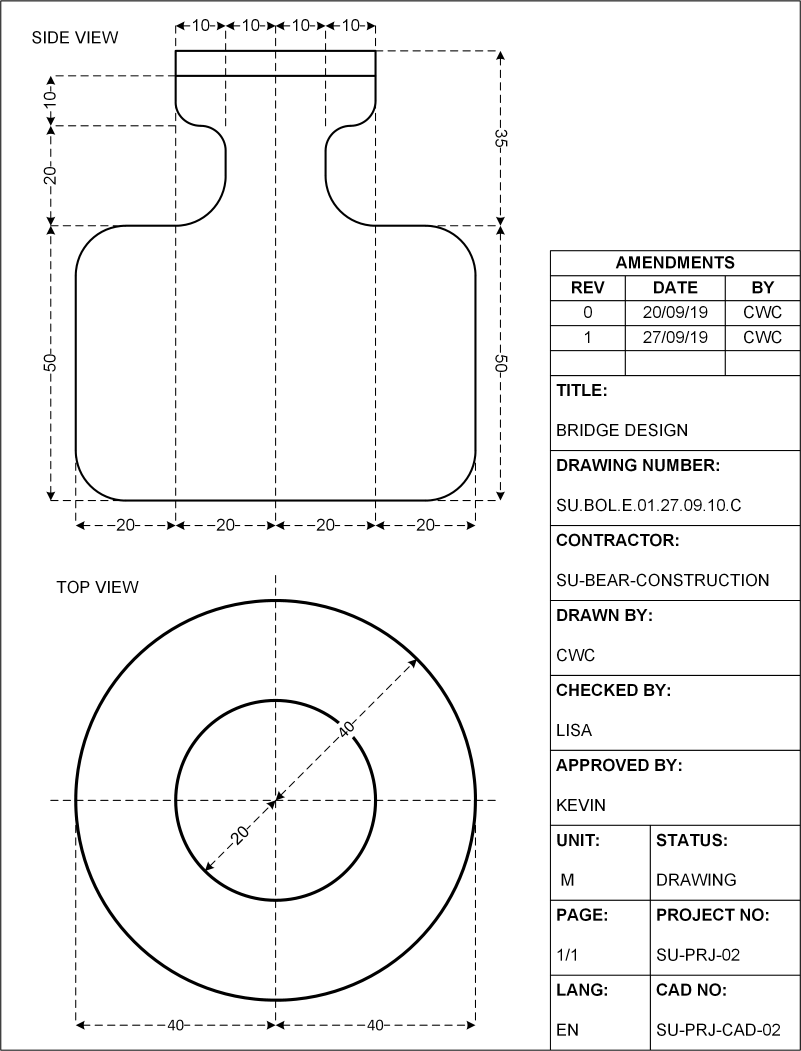
#> input picture dataset/01.png, 2403 x 3153 px (shown at 1/3 size)
$ python program.py
#> lines starting #> are read from the running program, lines starting #| are printed output that depends on the picture; after the words box and inside, x2 and y2 are one past the last pixel; in counts of white or black regions, pixels touching at a corner belong together
### requirement1.py
# CSC2014: Digital Imaging Processing
# Coursework / Assignment 2021
# Group Members:
# 1. Marcus Wong Ke Lun 18126672
# 2. Ko Jia Xin 17102674
# 3. Seow Yee Ying 18047449
# 4. Thum Yong Jie 19023233

import pytesseract as tess
import cv2
import numpy as np
from openpyxl import Workbook
from openpyxl import load_workbook

tess.pytesseract.tesseract_cmd = r'C:\Program Files\Tesseract-OCR\tesseract.exe'

def execute():

    #loop through all 20 image
    for n in range(1,21):
        if n < 10:
            img_num = str(0) + str(n)
        else:
            img_num = str(n)

        #read image
        img_number = "dataset/" + img_num + ".png"
        img_extra = cv2.imread(img_number, cv2.IMREAD_GRAYSCALE)
#> img_extra is the input picture: shape (3153, 2403); min 0, max 255, mean 244

        #convert image to grayscale
        thresh = 128
        img = cv2.threshold(img_extra, thresh, 255, cv2.THRESH_BINARY)[1]

        #get the height and width of image
        hImg,wImg = img.shape

        #function to calculate midpoint
        # [12 lines left out: functions calcMidpoint, calcLength, not called in this run]

        #turn the data into text, loop through all data and find the distance between 'NUMBER' text and
        #also each data in the list and save them into a list
        def dataToText(img) :
            boxes = tess.image_to_data(img)
            distance = 0
            distance_list = []
            item_list = []
            for x,b in enumerate(boxes.splitlines()):
                if x != 0:
                    b = b.split()
                    if len(b) == 12:
                        x,y,w,h = int(b[6]),int(b[7]),int(b[8]),int(b[9])
                        cv2.rectangle(img,(x,y),(w+x,h+y),(0,0,255),3)
                        cv2.putText(img,b[11],(x,y),cv2.FONT_HERSHEY_COMPLEX,1,(50,50,255),2)
                        if ((b[11] == 'NUMBER:') or (b[11] == 'NO.:') or (b[11] == 'NO.::') or (b[11] == 'NO:')):
                            startPt = [x,y]
                            endPt = [w+x,y+h]
                            for x,b in enumerate(boxes.splitlines()):
                                    if x != 0:
                                        b = b.split()
                                        if ((len(b) == 12) and ((b[11] != 'NUMBER:') or (b[11] != 'NO.:') or (b[11] != 'NO.::') or (b[11] == 'NO:')) and ((b[11] != 'DRAWING:') or (b[11] != 'DRAWING') or (b[11] != '|DRAWING'))):
                                            x_a,y_a,w_a,h_a = int(b[6]),int(b[7]),int(b[8]),int(b[9])
                                            startPt_a = [x_a, y_a]
                                            endPt_a = [x_a + w_a, y_a + h_a]
                                            mp = calcMidpoint(startPt, endPt)
                                            mp_a = calcMidpoint(startPt_a, endPt_a)
                                            distance = calcLength(mp,mp_a)
                                            if (distance > 0):
                                                item_list.append(b[11])
                                                distance_list.append(distance)
            return distance_list, item_list

        #make the text more readable
        def morphText(img,it1,it2) :
#> called with it1 = 3, it2 = 2
            sE = np.array([ [0,1,0],[1,1,1],[0,1,0] ])
            sE = sE.astype(np.uint8)
            rSE = np.rot90(sE,2)
            img = cv2.erode(img,rSE,iterations=it1)
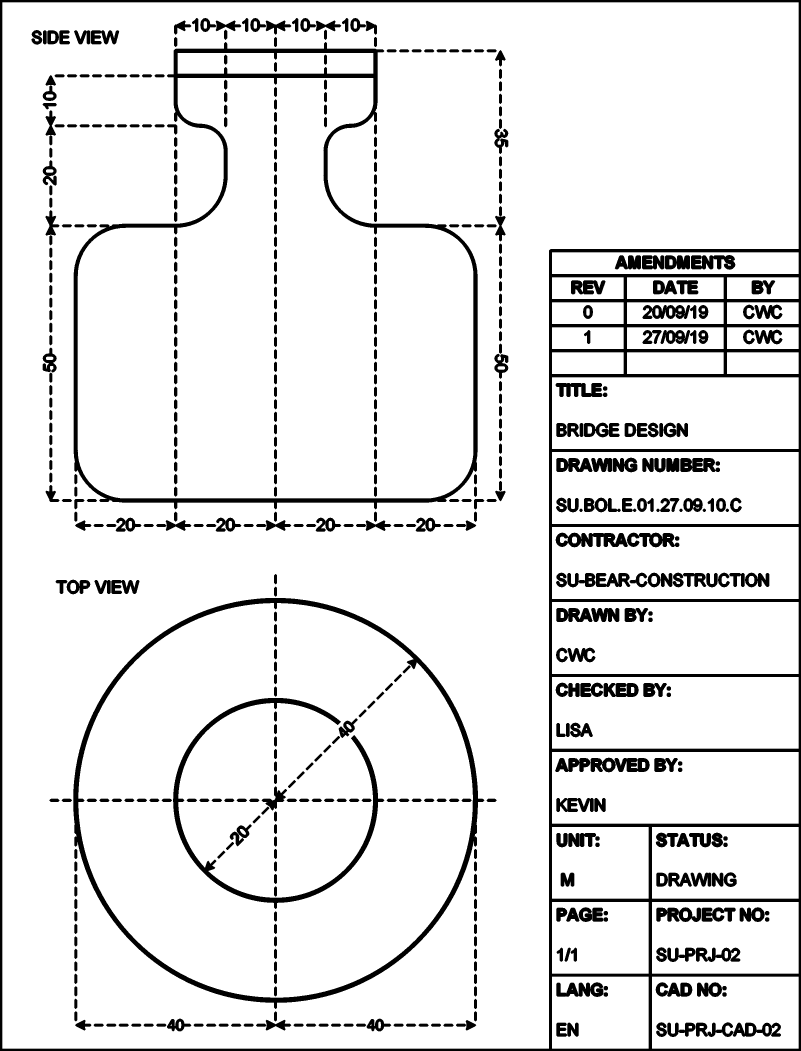
#> img: shape (3153, 2403) (shown at 1/3 size); 90.4% white; 558 black regions, largest, box (x1, y1, x2, y2) and area: (0, 0, 2403, 3153) 210728, (221, 126, 1433, 1528) 75291, (220, 1794, 1453, 3027) 57565
            img = cv2.dilate(img,rSE,iterations=it2)
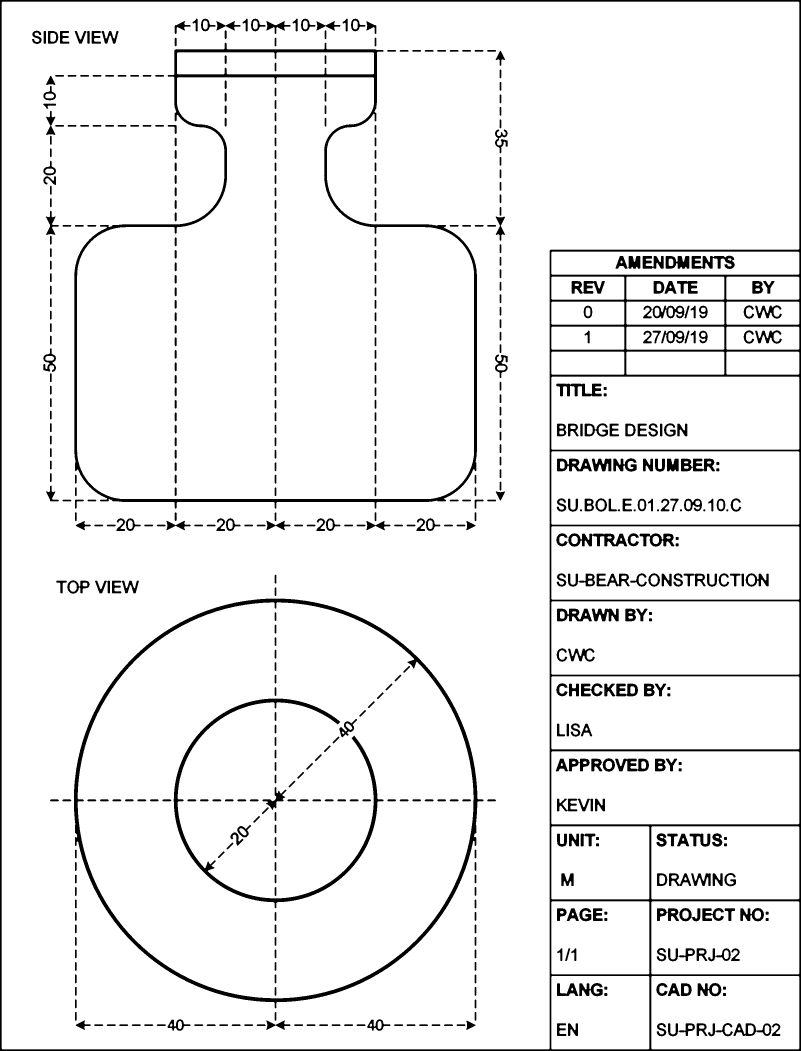
#> img: shape (3153, 2403) (shown at 1/3 size); 93.7% white; 605 black regions, largest, box (x1, y1, x2, y2) and area: (0, 0, 2403, 3153) 133802, (223, 128, 1431, 1526) 51737, (222, 1796, 1451, 3025) 43513
#> (the call stopped at in dataToText, `boxes = tess.image_to_data(img)`: pytesseract is not available in this run)
            return img

        #remove horizontal lines
        #idea obtained from website
        # [54 lines left out: functions removeHori, removeLongVerti, removeShortVerti, dataToText2, not called in this run]

        #first condition: data are not bounded by text
        img = morphText(img,3,2)
        distance_list, item_list = dataToText(img)

        #find them item with the smallest distance to "NUMBER"
        if len(distance_list) != 0:
            smallest_distance = min(distance_list)
            index = distance_list.index(smallest_distance)
            drawing_number = item_list[index]
            if((drawing_number.isalpha()) or (drawing_number.isnumeric()) or (not len(drawing_number) > 15)):
                item_list.remove(item_list[index])
                distance_list.remove(distance_list[index])
                smallest_distance = min(distance_list)
                index = distance_list.index(smallest_distance)
                drawing_number = item_list[index]
            if((drawing_number.isalpha()) or (drawing_number.isnumeric()) or (not len(drawing_number) > 15)):
                item_list.remove(item_list[index])
                distance_list.remove(distance_list[index])
                smallest_distance = min(distance_list)
                index = distance_list.index(smallest_distance)
                drawing_number = item_list[index]

        #second condition: for image 06.png
        #different morphological operation iteration only
        if((drawing_number.isalpha()) or (drawing_number.isnumeric()) or (len(drawing_number) < 15)):

            img2 = img_extra.copy()
            #make the text clearer
            img2 = morphText(img2,1,2)

            boxes = tess.image_to_data(img2)
            distance = 0
            distance_list = []
            item_list = []
            for x,b in enumerate(boxes.splitlines()):
                if x != 0:
                    b = b.split()
                    if len(b) == 12:
                        x,y,w,h = int(b[6]),int(b[7]),int(b[8]),int(b[9])
                        cv2.rectangle(img,(x,y),(w+x,h+y),(0,0,255),3)
                        cv2.putText(img,b[11],(x,y),cv2.FONT_HERSHEY_COMPLEX,1,(50,50,255),2)
                        if ((b[11] == 'NUMBER:') or (b[11] == 'NO.:') or (b[11] == 'NO.::')):
                            startPt = [x,y]
                            endPt = [w+x,y+h]
                            for x,b in enumerate(boxes.splitlines()):
                                    if x != 0:
                                        b = b.split()
                                        if ((len(b) == 12) and ((b[11] != 'NUMBER:') or (b[11] != 'NO.:') or (b[11] != 'NO.::')) and ((b[11] != 'DRAWING:') or (b[11] != 'DRAWING'))):
                                            midPt = [0,0]
                                            x_a,y_a,w_a,h_a = int(b[6]),int(b[7]),int(b[8]),int(b[9])
                                            startPt_a = [x_a, y_a]
                                            endPt_a = [x_a + w_a, y_a + h_a]
                                            mp = calcMidpoint(startPt, endPt)
                                            mp_a = calcMidpoint(startPt_a, endPt_a)
                                            distance = calcLength(mp,mp_a)
                                            if (distance > 0):
                                                item_list.append(b[11])
                                                distance_list.append(distance)

                            smallest_distance = min(distance_list)
                            index = distance_list.index(smallest_distance)
                            drawing_number = item_list[index]
                            if((drawing_number.isalpha()) or (drawing_number.isnumeric()) or (not len(drawing_number) > 10)):
                                item_list.remove(item_list[index])
                                distance_list.remove(distance_list[index])
                                smallest_distance = min(distance_list)
                                index = distance_list.index(smallest_distance)
                                drawing_number = item_list[index]

        #third condition: text is surrounded by boxes
        if((drawing_number.isalpha()) or (drawing_number.isnumeric()) or (len(drawing_number) < 15)):

            #use thresholding to get the binary version of the image
            #idea obtained from website
            img_extra = cv2.imread(img_number)
            img3 = img_extra.copy()
            gray = cv2.cvtColor(img_extra, cv2.COLOR_BGR2GRAY)
            threshImg = cv2.threshold(gray, 0, 255, cv2.THRESH_BINARY_INV + cv2.THRESH_OTSU)[1]

            img3 = removeHori(img3)

            img3 = removeLongVerti(img3)

            img_extra = img3
            img3 = img_extra.copy()
            gray = cv2.cvtColor(img_extra, cv2.COLOR_BGR2GRAY)
            threshImg = cv2.threshold(gray, 0, 255, cv2.THRESH_BINARY_INV + cv2.THRESH_OTSU)[1]

            img3 = removeShortVerti(img3)

            #get the height and width of img
            hImg,wImg,nlayer = img3.shape

            img3 = morphText(img3,3,2)

            data_list = dataToText2(img3)

            #find the drawing number data by starting after getting 'DRAWING NUMBER'
            #and end when the data list is more than a certain number and ends with an alphabet
            for x,b in enumerate(data_list):
                if((b == 'DRAWING') or (b == 'DRAWING:')):
                    if((data_list[x+1] == 'NUMBER:') or (data_list[x+1] == 'NO.:') or (data_list[x+1] == 'NO.::') or (data_list[x+1] == 'NO:')):
                        get_range = x+2
                        for p in range(get_range,len(data_list)):
                            if(data_list[p].isalpha() and ((data_list[p] == 'SU') or (data_list[p] == 'D'))):
                                get_number = p
                                break

            drawing_number_list = []
            for i in range(get_number,len(data_list)):
                if(i<(8+get_number)):
                    drawing_number_list.append(data_list[i])
                elif(data_list[i].isalpha() and (i>(8+get_number))):
                    break

            drawing_number = '.'.join([str(elem) for elem in drawing_number_list])

        #fourth condition: only image 17.png because text is read horizontally and messed up
        if((drawing_number.isalpha()) or (drawing_number.isnumeric()) or (len(drawing_number) < 15) or (len(drawing_number) > 25)):

            #convert image4 to grayscale
            image4 = cv2.imread(img_number)
            img4 = image4.copy()
            gray = cv2.cvtColor(image4, cv2.COLOR_BGR2GRAY)
            threshImg = cv2.threshold(gray, 0, 255, cv2.THRESH_BINARY_INV + cv2.THRESH_OTSU)[1]

            img4 = removeHori(img4)
            img4 = removeLongVerti(img4)

            image4 = img4
            img4 = image4.copy()
            gray = cv2.cvtColor(image4, cv2.COLOR_BGR2GRAY)
            threshImg = cv2.threshold(gray, 0, 255, cv2.THRESH_BINARY_INV + cv2.THRESH_OTSU)[1]

            img4 = removeShortVerti(img4)

            #crop the drawing to get the specific area only
            img4 = img4[2172:2396,1582:2371]

            #get the height and width of image4
            hImg,wImg,nlayer = img4.shape

            data_list = dataToText2(img4)

            for x,b in enumerate(data_list):
                if((b == 'DRAWING') or (b == 'DRAWING:')):
                    if((data_list[x+1] == 'NUMBER:') or (data_list[x+1] == 'NO.:') or (data_list[x+1] == 'NO.::') or (data_list[x+1] == 'NO:')):
                        get_range = x+2
                        for p in range(get_range,len(data_list)):
                            if(data_list[p].isalpha() and ((data_list[p] == 'SU') or (data_list[p] == 'D'))):
                                get_number = p
                                break

            drawing_number_list = []
            for i in range(get_number,len(data_list)):
                drawing_number_list.append(data_list[i])

            drawing_number = ""
            for i in drawing_number_list:
                drawing_number += str(i) + "."
            drawing_number = drawing_number[:-1]

        #save drawing number into excel sheet
        if (img_num == '01'):
            wb = Workbook()
        else :
            wb = load_workbook('DIP assignment.xlsx')
        ws = wb.active
        ws.title = "Drawing Number"
        current_data = 'A' + str(n)
        current_drawing = 'B' + str(n)
        drawing_num = "drawing_" + str(n) + ".png"
        ws[current_drawing] = drawing_number
        ws[current_data] = str(n)
        print(str(n))
        print(drawing_number)
        wb.save('DIP assignment.xlsx')

### requirement2.py
# CSC2014: Digital Imaging Processing
# Coursework / Assignment 2021
# Group Members:
# 1. Marcus Wong Ke Lun 18126672
# 2. Ko Jia Xin 17102674
# 3. Seow Yee Ying 18047449
# 4. Thum Yong Jie 19023233

import cv2
import numpy as np
from matplotlib import pyplot as pt
import pytesseract as tess
from openpyxl import Workbook, load_workbook

tess.pytesseract.tesseract_cmd = r'C:\Program Files\Tesseract-OCR\tesseract.exe'

def execute():

    for n in range(1,21):
        if n < 10:
            img_num = str(0) + str(n)
        else:
            img_num = str(n)

        #read image
        img_number = "dataset/" + img_num + ".png"
        img_extra = cv2.imread(img_number, cv2.IMREAD_GRAYSCALE)

        #convert image to grayscale
        thresh = 128
        img = cv2.threshold(img_extra, thresh, 255, cv2.THRESH_BINARY)[1]

        #get the height and width of image
        hImg,wImg = img.shape
#> (the call stopped at in execute, `dict_output = tess.image_to_data(img, output_type=tess.Output.DICT)`: pytesseract is not available in this run)

        #make the text clearer
        sE = np.array([ [0,1,0],[1,1,1],[0,1,0] ])
        sE = sE.astype(np.uint8)
        rSE = np.rot90(sE,2)
        img = cv2.erode(img,rSE,iterations=3)
        img = cv2.dilate(img,rSE,iterations=2)

        # [11 lines left out: functions calcLength, calcMidpoint, not called in this run]

        dict_output = tess.image_to_data(img, output_type=tess.Output.DICT)
        length = len(dict_output['level'])

        for m in range (length):
            if (dict_output['text'][m] == 'STATUS:'):

                coordinate = []
                for a in range (length):
                    x_a = dict_output['left'][a]
                    y_a = dict_output['top'][a]
                    w_a = dict_output['width'][a]
                    h_a = dict_output['height'][a]
                    t_a = dict_output['text'][a]
                    if (t_a != ""):
                        list1 = [x_a,y_a,w_a,h_a,t_a]
                        coordinate.append(list1)
                # find the coordinates of every other text
                point_list = []
                for sublist in coordinate:
                    if (sublist[-1] == 'STATUS:'):
                        start1 = [sublist[0],sublist[1]]
                        start2 = [sublist[0]+sublist[2],sublist[1]+sublist[3]]
                        midStart = calcMidpoint(start1,start2)
                    else:
                        point = [sublist[0],sublist[1]]
                        point_list.append(point)

                # find the minimum distance
                distance_list = []
                for i in point_list:
                    # print(i)
                    distance = calcLength(midStart,i)
                    distance_list.append(distance)

                # get minimum distance
                min_distance = min(distance_list)
                index = distance_list.index(min_distance)
                for sublist in coordinate:
                    if (sublist[0] == point_list[index][0]) and (sublist[1] == point_list[index][1]):
                        content = sublist[-1]
                        print(content)

   #save drawing number into excel sheet
    if (img_num == '01'):
        wb = load_workbook('DIP assignment.xlsx')
        wb.create_sheet('Status')
    else :
        wb = load_workbook('DIP assignment.xlsx')
        ws = wb['Status']
        ws.append([str(n),'Status:',content])
        wb.save('DIP assignment.xlsx')

### requirement3.py
#--------------------extract drawing 01, 02, 03--------------------

import pytesseract as tess
import cv2
import numpy as np

tess.pytesseract.tesseract_cmd = r'C:\Program Files\Tesseract-OCR\tesseract.exe'

def execute():

    img_ori = cv2.imread("dataset/01.png", cv2.IMREAD_GRAYSCALE)
    # img_ori = cv2.imread("dataset/02.png", cv2.IMREAD_GRAYSCALE)
    # img_ori = cv2.imread("dataset/03.png", cv2.IMREAD_GRAYSCALE)

    thresh = 128
    img = cv2.threshold(img_ori, thresh, 255, cv2.THRESH_BINARY)[1]

    hImg,wImg = img.shape

    for columns in range(5,wImg):
        number_of_pixel = 0
        table_edge = 0
        for rows in range(5,hImg):
            if img[rows, columns] == 0:
                number_of_pixel = number_of_pixel + 1
        if number_of_pixel >= (0.75*hImg):
            table_edge = columns
            break

    drawing = img[4:3149,4:table_edge]
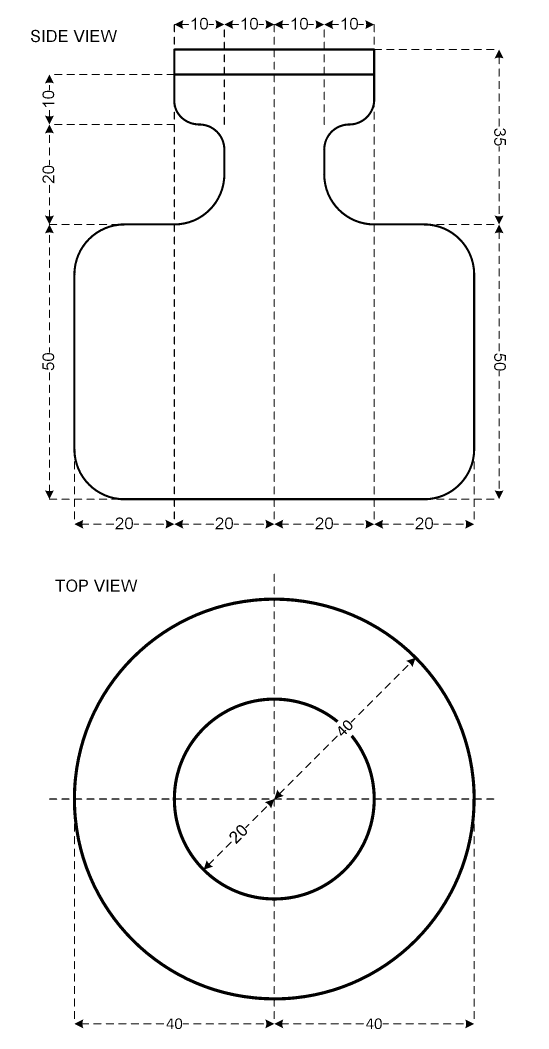
#> drawing: shape (3145, 1646) (shown at 1/3 size); 97.1% white; 457 black regions, largest, box (x1, y1, x2, y2) and area: (220, 125, 1426, 1521) 39130, (219, 1793, 1446, 3020) 36138, (518, 2093, 1146, 2720) 17773
    drawing_resize = cv2.resize(drawing, (328, 629))
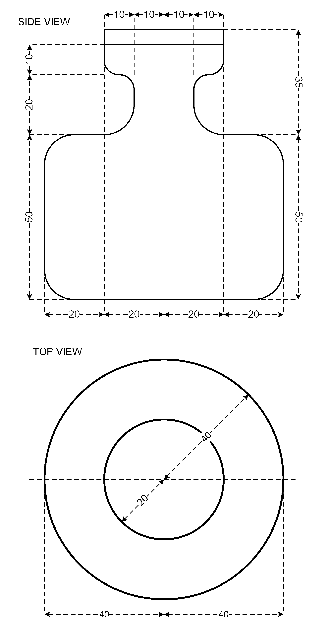
#> drawing_resize: shape (629, 328); min 0, max 255, mean 247.7

    cv2.imshow("Only Drawing (Extracted)", drawing_resize)
    cv2.waitKey(0)
    cv2.destroyAllWindows()

    cv2.imwrite("drawing_extracted.png", drawing)

# [94 lines of commented-out code are left out]

### program.py
# CSC2014: Digital Imaging Processing
# Coursework / Assignment 2021
# Group Members:
# 1. Marcus Wong Ke Lun 18126672
# 2. Ko Jia Xin 17102674
# 3. Seow Yee Ying 18047449
# 4. Thum Yong Jie 19023233

import numpy as np
import cv2
from matplotlib import pyplot as pt
import pytesseract as ptsr
import openpyxl as px
import requirement1
import requirement2
import requirement3

ptsr.pytesseract.tesseract_cmd = 'C:\\Program Files\\Tesseract-OCR\\tesseract.exe'

# Requirement 1
# Able to identify and extract the drawing number (e.g. SU BOL E 01 27 09 10 B) from the set of engineering drawings given to you and save them into an Excel file.
requirement1.execute()

# Requirement 2
# Able to also extract other information (e.g. drawing title, author, status, etc.) from the title block and save them into an Excel file. The contents should match with the respective field titles extracted from the engineering drawing.
requirement2.execute()

# Requirement 3
# Able to identify and extract the drawing (only the drawing) and save it into a separate image file with .png extension.
requirement3.execute()

# Requirement 4
# Able to handle an additional engineering drawing with layout design not known to you (will not be “very different” from the engineering drawings given to you).
